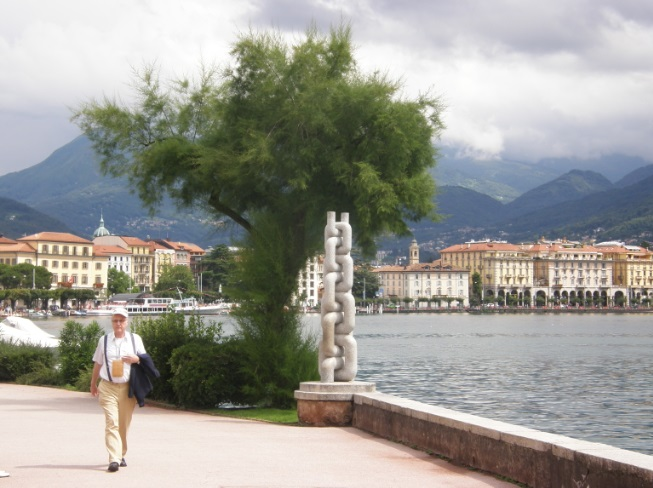
#> input picture fall-2021/homeworks/img.jpg, 653 x 488 px, found by its file name
$ jupyter execute --allow-errors homework-3-numpy.ipynb   (shell and % lines are left out)
#> lines starting #> are read from the running program, lines starting #| are printed output that depends on the picture
<a href="https://colab.research.google.com/github/svdcvt/math_python_hse/blob/master/fall-2021/homeworks/homework-3-numpy.ipynb" target="_parent"></a>

# Домашнее задание 3 (numpy)

Инструкция по сдаче ДЗ: работайте в Google Colab 1) нажмите кнопку выше "Open in Colab" 2) нажмите Copy to Drive. После чего необходимо до дедлайна сделать Share по ссылке с функцией редактирования (Edit) и отправить эту ссылку в форму: https://forms.gle/sbqctKNQtUadNXCh6

## Часть 1. Библиотеки

В этой лабораторной работе вам понадобятся три библиотеки:

- `numpy`
- `scipy`
- `matplotlib`

Подключить их можно следующим образом:

[cell 1]
import numpy as np

import scipy.linalg as sla

import matplotlib.pyplot as plt

## Часть 2. Базовые операции линейной алгебры [2 балла]

### Основные операции с матрицами [1 балл]

В качестве первого задания мы попросим вас отыскать соответствующие функции в библиотеке и сделать следующее:

**Задание 2.1** Создайте нулевую матрицу $Z$ размера $3\times4$ [0.125 балла]

**Задание 2.2** Создайте диагональную матрицу $5\times5$ с диагональными элементами 1, 2, 3, 4 и 5 [0.125 балла]

**Задание 2.3** Найдите след матрицы [0.125 балла]

**Задание 2.4** Найдите обратную к ней матрицу [0.125 балла]

**Задание 2.5** Сгенерируйте случайную матрицу $X$ размера $4\times5$ [0.125 балла]

**Задание 2.6** Найдите траспонированную к ней матрицу [0.125 балла]

**Задание 2.7** Найдите определитель подматрицы матрицы $X$, расположенной на пересечении 2 и 3 строки и 1 и 2 столбца; считаем, что строки и столбцы нумеруются с единицы (используйте slicing!). Такой определитель называется **минором** матрицы $X$ [0.125 балла]

**Задание 2.8** Найдите произведение $X^TX$. [0.125 балла]

### Эффективность [1 балл]

Питон мотивирует пользоваться библиотечными функциями, когда они доступны, а не писать собственные. Библиотечные функции основаны на современных алгоритмах, обычно пишутся на более эффективных языках, таких как C++ или Fortran, а, кроме того, оптимизированы для работы на многопроцессорных устройствах, так что обогнать эти решения просто так вы не сможете.

Мы предлагаем вам убедиться в этом самим. Напишите функцию `my_det`, которая вычисляла бы определитель матрицы с помощью элементарных преобразований над строками. Функция должна выкидывать `ValueError` в случаях, если матрица не является квадратной.

[cell 2]
def my_det(X):
    '''
    Parameters
    ----------
    X : array_like

    Returns
    -------
    det : float
        Determinant of `a`.
    '''

    # Your code here

    return det

Простая проверка

[cell 3]
# Запустите этот блок кода
X = np.array([[0,0,1], [0,1,0], [1,0,0]])
print(X)
#> (the rest of this cell did not finish here and is left out)

Теперь проверим, что функция работает корректно на случайных матрицах. Если ваша функция работает верно, то вы не должны получить `FAILED` ни на одном из тестов.

#> (a cell that did not finish here is left out)

Теперь давайте сравним скорость работы вашей функции и библиотечной функции `scipy.linalg.det`. В Питоне есть несколько способов измерения времени; мы воспользуемся декоратором `%timeit`. Будучи написан перед функцией, он запускает её некоторое количество раз, выбирает три случайных запуска и возвращает длительность самого быстрого из них. Модификатор `-o` между декоратором и функцией позволяет сохранять результаты работы декоратора в переменную.

Приготовьтесь, что следующий блок может работать сравнительно долго.

[cell 5]
# Запустите этот блок кода
lib_times = []
my_times = []
dimensions = [10, 100, 1000]
#> (the rest of this cell did not finish here and is left out)

У вас должны были получиться графики, показывающие, как растёт с ростом размерности матрицы время вычисления определителя. Поскольку они вышли не больно-то красивыми, мы нарисуем их в *логарифмическом масштабе* по оси у:

#> (a cell that did not finish here is left out)

Вы можете убедиться, что библиотечная функция работает *гораздо* быстрее.

## Часть 3. Комплексные числа [3 балла]

У вас уже была возможность убедиться, что многие операции над комплексными числами имеют наглядную геометрическую интерпретацию. В этом задании вам будет предложено этим воспользоваться.

В Python число $i$ (мнимая единица) обозначено через `1j`. Так, число $0,5 + 1,2i$ будет иметь вид `0.5 + 1.2 * 1j`.

При выполнении задания вы должны работать с точками плоскости как с комплексными числами. Любые преобразования должны быть реализованы с помощью операций над комплексными числами: сложения, вычитания, умножения, деления, возведения в степень и комплексного сопряжения.

**Задание 3.1** [0.5 балла] Напишите функцию `shrink_rotate`, которая принимает на вход:
- заданную в виде комплексного числа точку $X$, которую мы подвергаем преобразованию,
- заданную в виде комплексного числа точку $A$,
- действительный коэффициент `coef`,
- угол `alpha`, заданный в радианах

и осуществляет следующее преобразование: мы берём вектор $AX$, умножаем его `coef`, поворачиваем вокруг точки $A$ на угол `alpha` против часовой стрелки, после чего возвращаем конец полученного вектора. Ниже (левая картинка) мы приводим иллюстрацию действия этого преобразования:

**Задание 3.2** [0.5 балла] Напишите функцию `shrink_rotate_conj`, которая сначала делает то же самое, что и `shrink_rotate`, а после этого отражает вектор $AY$ относительно горизонтальной прямой, проходящей через точку $A$, и возвращает точку $Y'$ (см. правую часть рисунка).

**Задание 3.3** [0.5 балла] Напишите функцию `geometric_inverse`, которая принимает на вход:
- заданную в виде комплексного числа точку $X$, которую мы подвергаем преобразованию,
- заданную в виде комплексного числа точку $A$,
- положительное действительное число $r$

и осуществляет инверсию точки $X$ относительно окружности с центром $A$ радиуса $r$. [Определение инверсии вы можете посмотреть здесь](https://ru.wikipedia.org/wiki/%D0%98%D0%BD%D0%B2%D0%B5%D1%80%D1%81%D0%B8%D1%8F_(%D0%B3%D0%B5%D0%BE%D0%BC%D0%B5%D1%82%D1%80%D0%B8%D1%8F)).

[cell 7]
def shrink_rotate(x, a, coef=1., angle=0.):
    # Your code here
    raise NotImplementedError()

def shrink_rotate_conj(x, a, coef=1., angle=0.):
    # Your code here
    raise NotImplementedError()

def geometric_inverse(x, a, r):
    # Your code here
    raise NotImplementedError()

**Задание 3.4** [0.5 балла] Рассмотрим следующий процесс:

```
z = 0.5 + 0.*1j
max_iter = 100000
funcs = [
    (lambda t: shrink_rotate(t, 0. + 1.*1j, coef=0.5, angle=0.)),
    (lambda t: shrink_rotate(t, 1. + 0.*1j, coef=0.5, angle=0.)),
    (lambda t: shrink_rotate(t, -1. + 0.*1j, coef=0.5, angle=0.))
]

for n_iter in range(max_iter):
    n_func = np.random.choice(len(funcs))
    z = funcs[n_func](z)
```

Дополните этот код и нарисуйте множество точек, получающихся на итерациях начиняя с десятой.

*Указание*. Представьте квадрат $[-1,1]\times[-1,1]$ матрицей пикселей 1000x1000. Сначала все элементы матрицы положим нулями, а на каждой итерации начиная с десятой будем присваивать единицу соответствующему пикселю этой матрицы. То, что получилось, можно нарисовать с помощью функции `plt.imshow(..., cmap='gray')`. Картинку лучше сделать побольше, предварив `imshow` вызовом `plt.figure(figsize=(20, 20))`.

**Задание 3.5** [1 балл] Поэкспериментируйте с другими преобразованиями. Попробуйте найти какой-нибудь другой красиво выглядящий фрактал.

## Часть 4. Сингулярное разложение и его приложения [3 балла]

Напомним, что сингулярным разложением (SVD, Singular value decomposition) матрицы $A$ размера $m\times n$ называется представление

$$A = U\Sigma V^T,$$

где $U$ --- ортогональная матрица размера $m\times m$, $V$ --- ортогональная матрица размера $n\times n$, $\Sigma = \mathrm{diag}(\sigma_1,\sigma_2,\sigma_3,\ldots)$ --- диагональная матрица размера $m\times n$, в которой $\sigma_1\geqslant\sigma_2\geqslant\ldots\geqslant0$.

На самом деле, требование, чтобы матрицы $U$ и $V$ были квадратными, избыточно. *Усечённым сингулярным разложением* мы будем называть разложение

$$A = U\Sigma V^T,$$

где $U$ --- ортогональная матрица размера $m\times k$, $V^T$ --- ортогональная матрица размера $k\times n$, $\Sigma$ --- диагональная матрица размера $k\times k$, причём $k = \min(m,n)$. Далее мы будем работать исключительно с усечённым разложением.

**Разложение на компоненты ранга 1**

Обозначим через $u_1,\ldots, u_k$ столбцы матрицы $U$, а через $v_1, \ldots, v_k$ столбцы матрицы $V$. Тогда имеет место равенство

$$A = u_1\sigma_{1}v_1^T + u_2\sigma_{2}v_2^T + u_3\sigma_{3}v_3^T + \ldots$$

Матрицу $u_k\sigma_{k}v_k^T = \sigma_{k}u_kv_k^T$ мы будем называть $k$-й компонентой ранга 1 матрицы $A$. Отметим, что слагаемые в этой сумме ортогональны относительно скалярного произведения $(X, Y) = \mathrm{tr}(X^TY)$ (порождающего норму Фробениуса).

Как нетрудно заметить,

$$A_{r} = \sigma_{1}u_1v_1^T + \sigma_{2}u_2v_2^T + \ldots + \sigma_{r}u_rv_r^T$$

**Технические детали (SVD в Питоне)**

Есть несколько способов сделать в Питоне сингулярное разложение; мы пока предлагаем вам использовать

`import scipy.linalg.as sla`

`U, S, Vt = sla.svd(X, full_matrices=False)`

Обращаем ваше внимание на то, что `U, S, Vt` - это соответственно матрицы $U$, $\Sigma$ и $V^T$ (не забывайте про это $^T$). Параметр `full_matrices` отвечает за то, будет ли сингулярное разложение полным или усечённым.

**Задание 4** Сжатие данных с помощью SVD

[cell 8]
import numpy as np
from skimage.io import imread

img = imread('https://github.com/svdcvt/math_python_hse/raw/master/fall-2021/homeworks/img.jpg')
#> img is the input picture: shape (488, 653, 3); mean R, G, B 154.9, 154.4, 147.8
img = img.mean(axis=2)
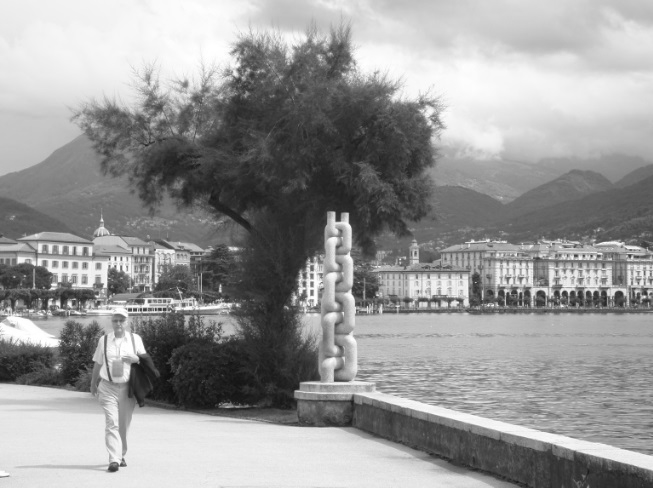
#> img: shape (488, 653) float64; min 15, max 255, mean 152.4

**Задание 4.1** Постройте сингулярное разложение этой матрицы. [0.5 балла]

**Задание 4.2**  Нарисуйте график диагональных элементов матрицы $\Sigma$: [0.5 балла]

**Задание 4.3** [1 балл]
Кажется, что они убывают достаточно быстро и есть надежда, что первые несколько компонент дадут картинку, близкую к исходной.

Визуализуйте первую компоненту ранга 1. Ожидали ли вы увидеть именно это? Почему?

Визуализуйте суммы компонент ранга 1 с первой по двадцатую, с первой по пятидесятую, с двадцатой по сотую, с двадцатой по последнюю. Сделайте выводы.

**Важно:** пожалуйста, сделайте это с помощью только матричных операций, без циклов, функций `map` и `reduce`, а также специальных функций, находящих суммы компонент.

**Задание 4.4** [1 балл]
Как вам кажется, сколько первых главных компонент нужно взять для достаточно хорошего восстановления исходного изображения? Во сколько раз меньше памяти потребуется для их хранения?

## Часть 5. Построение регрессии с помощью Гауссовского процесса [2 балла]

[cell 9]
%pylab inline

[cell 10]
# import seaborn as sbs
import numpy as np

### Генерация выборки

Ответ на очередном объекте $x_i$ генерируется следующим образом:

$$t_i = f(x_i)+\varepsilon_i, \; \varepsilon_i \sim \mathcal{N}(0,\sqrt{2})$$

[cell 11]
def f(x):
    return -8*np.sin(x)

support = np.arange(-1.0, 11.0, 1e-2)

[cell 12]
X_train = np.arange(0, 10.0, 0.5)
X_train = X_train.reshape([len(X_train), -1])
Y_train = f(X_train)
T_train = Y_train + 2*np.random.randn(*X_train.shape)

X_test = support
X_test = X_test.reshape([len(X_test), -1])

[cell 13]
figsize(16,8)
plt.scatter(X_train.flatten(), T_train.flatten(), label='data', c='r', s=40)
plt.plot(support, f(support), '--r', label='true function')
plt.legend(fontsize=20, frameon=True, shadow=True)
plt.xlim(np.min(support), np.max(support))
plt.show()
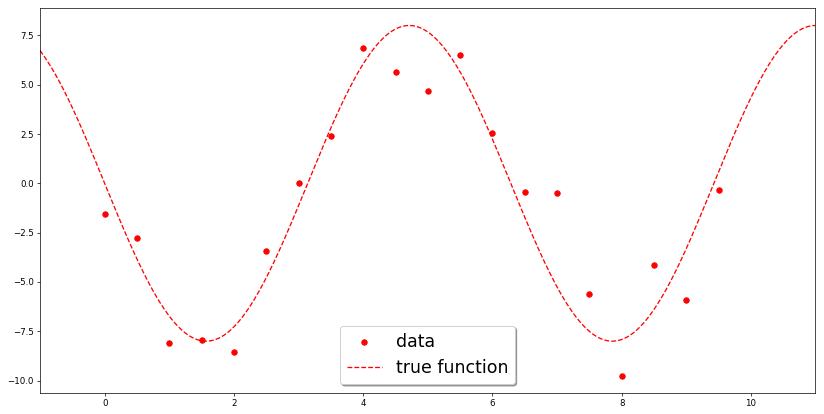
#> figure drawn by matplotlib, 1 panel; curve peaks at x = 4.71, y = 8

### Предсказание

В тестовой точке $x$ мы можем предсказать два параметра – мат. ожидание $\mu(x)$ и стандартное отклонение $\sigma(x)$.
Для заданной ковариационной функции $k(x,y)$ и для заданной дисперсии случайного шума $\beta^{-1}$, $\mu(x), \sigma(x)$ вычисляются по следующим формулам:

$$\mu(x) = \mathbf{k}^TC_N^{-1}\mathbf{t}, \;\;\;\; \sigma^2(x) = k(x,x)+\beta^{-1}-\mathbf{k}^TC_N^{-1}\mathbf{k},$$

где $\mathbf{k} = k(x_i, x)$ – вектор, состоящий из элементов $k(x_i, x), \; i=1,\ldots,N$,
$\mathbf{t} = (t_1,\ldots,t_N)$ – вектор ответов на обучающей выборке,
$С_N = \mathbf{K} + \beta^{-1}E$, где $\mathbf{K}_{ij} = k(x_i,x_j)$ – ковариационная матрица.

Примеры ковариационных функций:
- $K(x,y) = C$ – константная,
- $K(x,y) = \sum_{j=1}^d\theta_jx_jy_j$ – линейная,
- $K(x,y) = \exp(-\sum_{j=1}^d\theta_j(x_j-y_j)^2)$  – экспоненциальная,
- $K(x,y) = \exp(-\sum_{j=1}^d\theta_j|x_j-y_j|)$ – процесс Орнштейна-Уленбека.

**Задание 5.1** [2 балла] Реализуте функции вычисления ковариационных матриц между двумя произвольными выборками объектов, а затем функцию, вычисляющую предсказание в новой точке. Циклы использовать запрещено.

**Полезные ссылки**:

https://note.nkmk.me/en/python-numpy-newaxis/

https://realpython.com/numpy-array-programming/

https://scipy-lectures.org/advanced/advanced_numpy/

[cell 14]
def linear_k(X, Y, theta):
    '''
    X: [N x D]
    Y: [M x D]
    theta: [D]

    out: [N x M]
    '''
    # линейная ковариационная функция
    return

def rbf_k(X, Y, theta):
    # экспоненциальная ковариационная функция
    return

def ou_k(X, Y, theta):
    # процесс Орнштейна-Уленбека
    return

def predict(X_train, T_train, X_test, theta, beta, kernel):
    '''
    X_train, T_train : [N x D], [N x 1]
    X_test: [M x D]
    theta: [1]
    '''
    # Вычислить мат. ожидание и стандартное отклонение
    return

[cell 15]
def plot_result():
    figsize(9,5)
    plt.scatter(X_train.flatten(), T_train.flatten(), label='data', c='r', s=40)
    plt.plot(support, f(support), '--r', label='true function')
    plt.plot(X_test, mu_test, c='b', label='mu test')
    plt.fill_between(X_test.flatten(), (mu_test-sigma_test).flatten(), (mu_test+sigma_test).flatten(), color='b', label='confidence', alpha=0.3)
    plt.legend(fontsize=12, frameon=True, shadow=True)
    plt.xlim(np.min(support), np.max(support))

### Экспоненциальная ковариационная функция

[cell 16]
theta = np.array([1.0])
beta = 100.0

[cell 17]
kernel = rbf_k
#> (the rest of this cell did not finish here and is left out)

### Линейная ковариационная функция

[cell 18]
kernel = linear_k
#> (the rest of this cell did not finish here and is left out)

plot_result()

### Процесс Орнштейна-Уленбека

[cell 19]
kernel = ou_k
#> (the rest of this cell did not finish here and is left out)

plot_result()

Посмотрим как ведёт себя регрессия для разных значений $\beta$

[cell 20]
plt.figure(figsize=(15,5))
plt.subplot(121)
plt.title('beta=100')
theta = np.array([1.0])
beta = 100.0
kernel = rbf_k
#> (the rest of this cell did not finish here and is left out)
